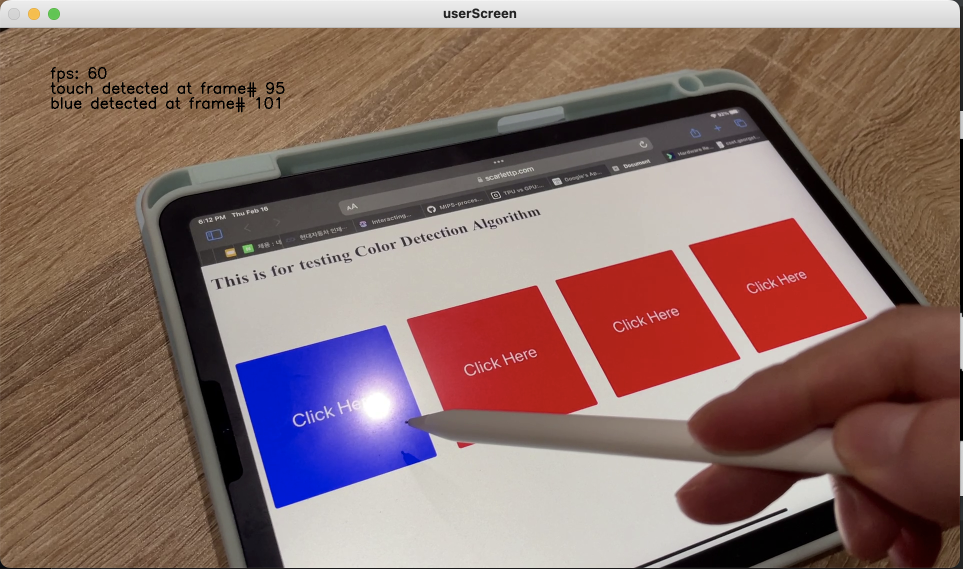
#> input picture img/tap_userInput.png, 1926 x 1138 px, given in place of nocase5.JPG, which was not available (shown at 1/2 size)
$ python order_coordinates.py   (older library calls are emulated)
#> lines starting #> are read from the running program, lines starting #| are printed output that depends on the picture; after the words box and inside, x2 and y2 are one past the last pixel; in counts of white or black regions, pixels touching at a corner belong together; pictures that were not available may be replaced by others from this repository, and a replacement may not be noted
# import the necessary packages
from __future__ import print_function
from scipy.spatial import distance as dist
from imutils import perspective
from imutils import contours
import numpy as np
import imutils
import cv2

def order_points(pts):
	# sort the points based on their x-coordinates
	xSorted = pts[np.argsort(pts[:, 0]), :]
	# grab the two left-most and two right-most points from the sorted
	# x-roodinate points
	leftMost = xSorted[:2, :]
	rightMost = xSorted[2:, :]
	# now, sort the left-most coordinates according to their
	# y-coordinates so we can grab the top-left and bottom-left
	# points, respectively
	leftMost = leftMost[np.argsort(leftMost[:, 1]), :]
	(tl, bl) = leftMost
	# now that we have the top-left coordinate, use it as an
	# anchor to calculate the Euclidean distance between the
	# top-left and right-most points; by the Pythagorean
	# theorem, the point with the largest distance will be
	# our bottom-right point
	D = dist.cdist(tl[np.newaxis], rightMost, "euclidean")[0]
	(br, tr) = rightMost[np.argsort(D)[::-1], :]
	# return the coordinates in top-left, top-right,
	# bottom-right, and bottom-left order
	return np.array([tl, tr, br, bl], dtype="float32")

def midpoint(ptA, ptB):
	return ((ptA[0] + ptB[0]) * 0.5, (ptA[1] + ptB[1]) * 0.5)

# load our input image, convert it to grayscale, and blur it slightly
path = 'photos/nocase5.JPG'
cap = cv2.VideoCapture('videos/IMG_2246.mov')

# while True:
# _, image = cap.read()
image = cv2.imread(path)
#> image is the input picture: shape (1138, 1926, 3); mean B, G, R 104.2, 109.4, 136.1
gray = cv2.cvtColor(image, cv2.COLOR_BGR2GRAY)
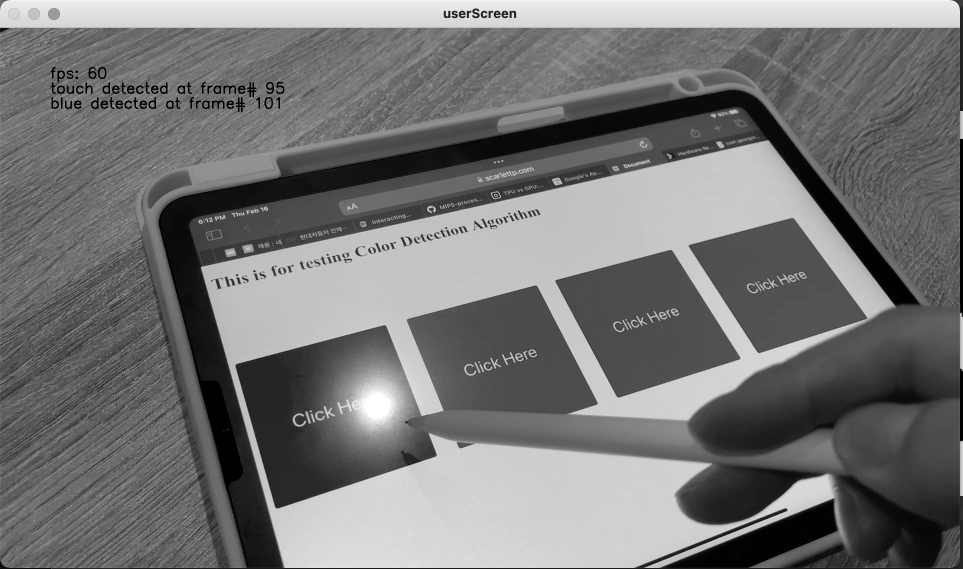
#> gray: shape (1138, 1926) (shown at 1/2 size); min 0, max 255, mean 116.8
gray = cv2.GaussianBlur(gray, (7, 7), 0)
# perform edge detection, then perform a dilation + erosion to
# close gaps in between object edges
edged = cv2.Canny(gray,200, 200)
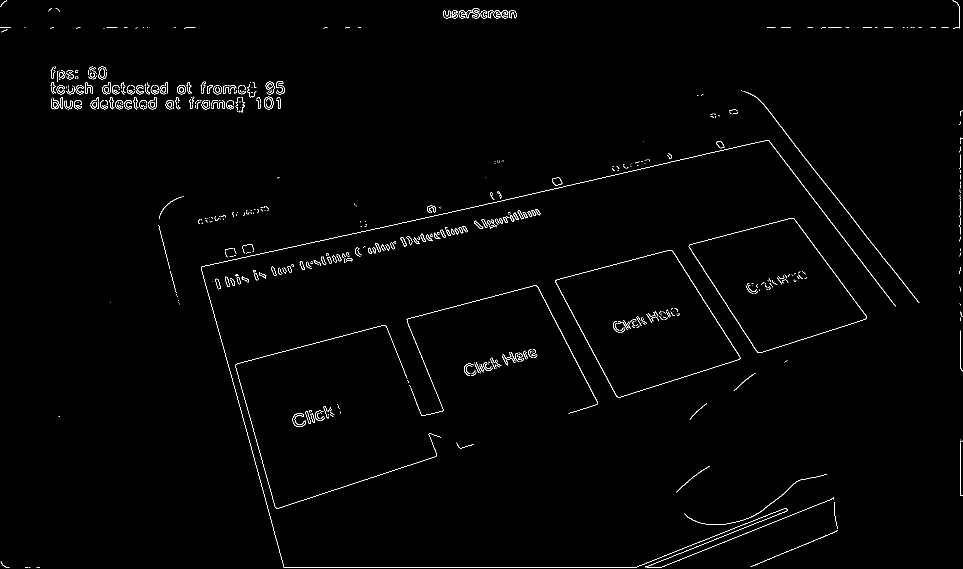
#> edged: shape (1138, 1926) (shown at 1/2 size); 0.98% white in thin lines or dots

edged = cv2.dilate(edged, None, iterations=5)
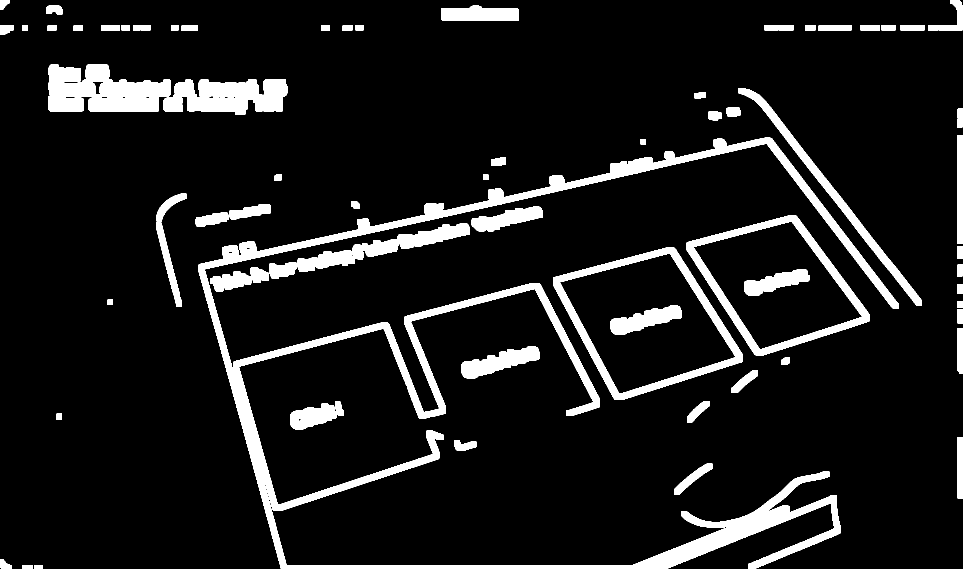
#> edged: shape (1138, 1926) (shown at 1/2 size); 10.1% white; 70 white regions, largest, box (x1, y1, x2, y2) and area: (397, 275, 1797, 1138) 88013, (96, 128, 341, 224) 16806, (1106, 495, 1486, 800) 14411

edged = cv2.erode(edged, None, iterations=1)
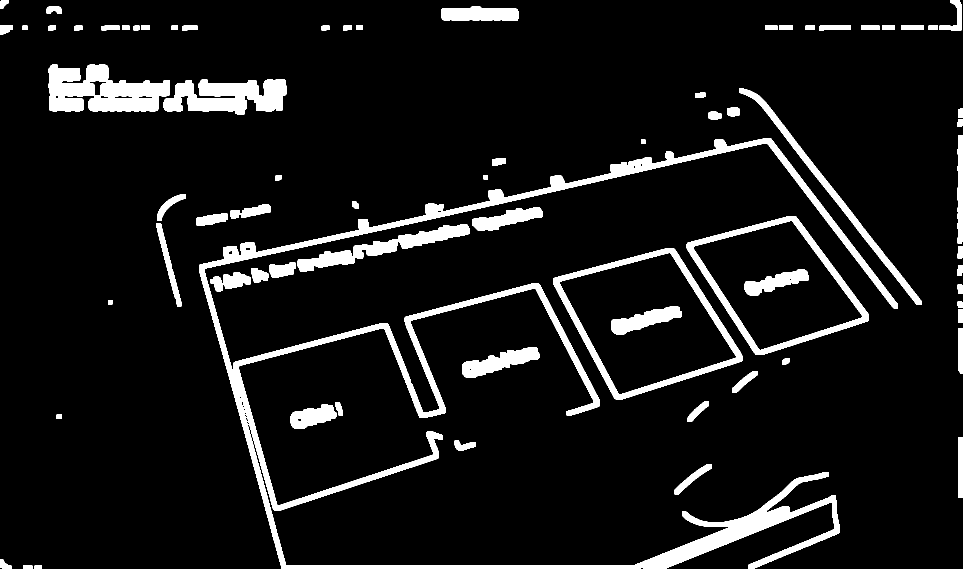
#> edged: shape (1138, 1926) (shown at 1/2 size); 8.6% white; 73 white regions


# cv2.imshow("edged", edged)
# find contours in the edge map
cnts = cv2.findContours(edged.copy(), cv2.RETR_EXTERNAL,
						cv2.CHAIN_APPROX_SIMPLE)
#> cnts = 71 contours; largest, box (x1, y1, x2, y2) and area: (1107, 496, 1485, 799) 69344, (398, 276, 1796, 1138) 68708, (1373, 432, 1738, 710) 59258, (97, 129, 340, 223) 15632, (327, 159, 574, 229) 11310
cnts = imutils.grab_contours(cnts)
pixelsPerMetric = None
# sort the contours from left-to-right and initialize the bounding box
# point colors
# (cnts, _) = contours.sort_contours(cnts)
finalContours = []
for c in cnts:
	area = cv2.contourArea(c)
	if area < 100:
		continue

	finalContours.append([area, c])
#> this loop made 71 passes
#> area on passes 3, 4, 5, 7, 8, 9, 10, 11, 12, 13, 14, 16: 245.5, 1056.5, 489.5, 80.5, 2789.5, 244, 617.5, 705, 143, 4287.5, 786, 106
#> (c, area) on passes 1, 2, 6, 15, 17, 33: ([[69, 1131], [69, 1137], [83, 1137], [83, 1131]], 84), ([[46, 1131], [46, 1137], [64, 1137], [64, 1131]], 108), ([[1916, 875], [1916, 995], [1925, 995], [1925, 875]], 1080), ([[1916, 619], [1916, 645], [1925, 645], [1925, 619]], 234), ([[216, 600], [216, 608], [224, 608], [224, 600]], 64), ([[967, 350], [967, 358], [975, 358], [975, 350]], 64)
#> after the loop, finalContours = 63 items

finalContours = sorted(finalContours, key = lambda x:x[0], reverse=True)
refObj = None
colors = ((0, 0, 255), (240, 0, 159), (255, 0, 0), (255, 255, 0))

# loop over the contours individually
for c in finalContours:
	# if the contour is not sufficiently large, ignore it
	# area = cv2.contourArea(c)
	# if area < 150:
	# 	continue
	# compute the rotated bounding box of the contour, then
	# draw the contours
	orig = image.copy()
	box = cv2.minAreaRect(c[1])
	box = cv2.cv.BoxPoints(box) if imutils.is_cv2() else cv2.boxPoints(box)
	box = np.array(box, dtype="int")
	# cv2.drawContours(image, [box], -1, (0, 255, 0), 2)
	# show the original coordinates
	# print("Object #{}:".format(i + 1))
	# print(box)

	# order the points in the contour such that they appear
	# in top-left, top-right, bottom-right, and bottom-left
	# order, then draw the outline of the rotated bounding
	# box
	box = order_points(box)
	cv2.drawContours(orig, [box.astype("int")], -1, (0, 255, 0), 2)


	# [7 lines of commented-out code are left out]
	for(x, y) in box:
		cv2.circle(orig, (int(x), int(y)), 5, (0, 0, 255), -1)
	# draw the object num at the top-left corner
	# cv2.putText(image, "Object #{}".format(i + 1),
	# 			(int(rect[0][0] - 15), int(rect[0][1] - 15)),
	# 			cv2.FONT_HERSHEY_SIMPLEX, 0.55, (255, 255, 255), 2)

	(tl, tr, br, bl) = box
	(tltrX, tltrY) = midpoint(tl, tr)
	(blbrX, blbrY) = midpoint(bl, br)

	(tlblX, tlblY) = midpoint(tl, bl)
	(trbrX, trbrY) = midpoint(tr, br)

	cv2.circle(orig, (int(tltrX), int(tltrY)), 5, (255, 0,0), -1)
	cv2.circle(orig, (int(blbrX), int(blbrY)), 5, (255, 0, 0), -1)
	cv2.circle(orig, (int(tlblX), int(tlblY)), 5, (255, 0, 0), -1)
	cv2.circle(orig, (int(trbrX), int(trbrY)), 5, (255, 0, 0), -1)

	cv2.line(orig, (int(tltrX), int(tltrY)), (int(blbrX), int(blbrY)),(255, 0, 255), 2)
	cv2.line(orig, (int(tlblX), int(tlblY)), (int(trbrX), int(trbrY)),(255, 0, 255), 2)

	# compute the Euclidean distance between the midpoints
	dA = dist.euclidean((tltrX, tltrY), (blbrX, blbrY))
	dB = dist.euclidean((tlblX, tlblY), (trbrX, trbrY))
	# if the pixels per metric has not been initialized, then
	# compute it as the ratio of pixels to supplied metric
	# (in this case, inches)
	if pixelsPerMetric is None:
		pixelsPerMetric = dB / 6.3

	dimA = dA / pixelsPerMetric
	dimB = dB / pixelsPerMetric
	# draw the object sizes on the image0
	cv2.putText(orig, "{:.1f}in".format(dimA),
		(int(tltrX - 15), int(tltrY - 10)), cv2.FONT_HERSHEY_SIMPLEX,
		0.65, (255, 255, 255), 2)
	cv2.putText(orig, "{:.1f}in".format(dimB),
		(int(trbrX + 10), int(trbrY)), cv2.FONT_HERSHEY_SIMPLEX,
		0.65, (255, 255, 255), 2)

	cv2.imshow("Image", orig)
	cv2.waitKey(0)
#> this loop made 63 passes
#> (box, D in order_points, tltrX, tltrY, blbrX, blbrY, tlblX, tlblY) on pass 1: ([[1101, 558], [1336, 433], [1489, 719], [1253, 844]], [266.2, 420.1], 1218.5, 495.5, 1371, 781.5, 1177, 701)
#> (box, D in order_points, tltrX, tltrY, blbrX, blbrY, tlblX, tlblY) on passes 2, 3, 6, 8, 10, 11: ([[390, 506], [1709, 217], [1892, 1052], [572, 1341]], [1350.3, 1598.2], 1049.5, 361.5, 1232, 1196.5, 481, 923.5), ([[1367, 489], [1563, 362], [1742, 637], [1546, 764]], [233.5, 403.1], 1465, 425.5, 1644, 700.5, 1456.5, 626.5), ([[591, 515], [934, 439], [941, 473], [599, 550]], [351.3, 352.5], 762.5, 477, 770, 511.5, 595, 532.5), ([[918, 726], [1071, 684], [1081, 718], [928, 760]], [158.7, 163.2], 994.5, 705, 1004.5, 739, 923, 743), ([[941, 438], [1079, 404], [1087, 435], [949, 469]], [142.1, 146], 1010, 421, 1018, 452, 945, 453.5), ([[575, 826], [665, 802], [675, 838], [585, 862]], [93.15, 100.7], 620, 814, 630, 850, 580, 844)
#> pass 1, `cv2.imshow("Image", orig)`:
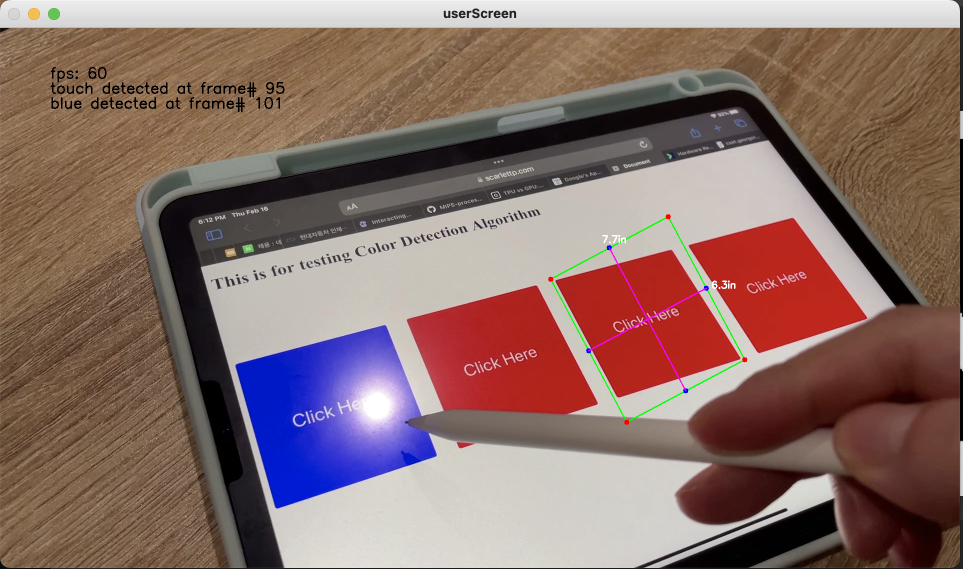
#> window 'Image': shape (1138, 1926, 3) (shown at 1/2 size); mean B, G, R 104.1, 109.4, 135.9
#> pass 2, `cv2.imshow("Image", orig)`:
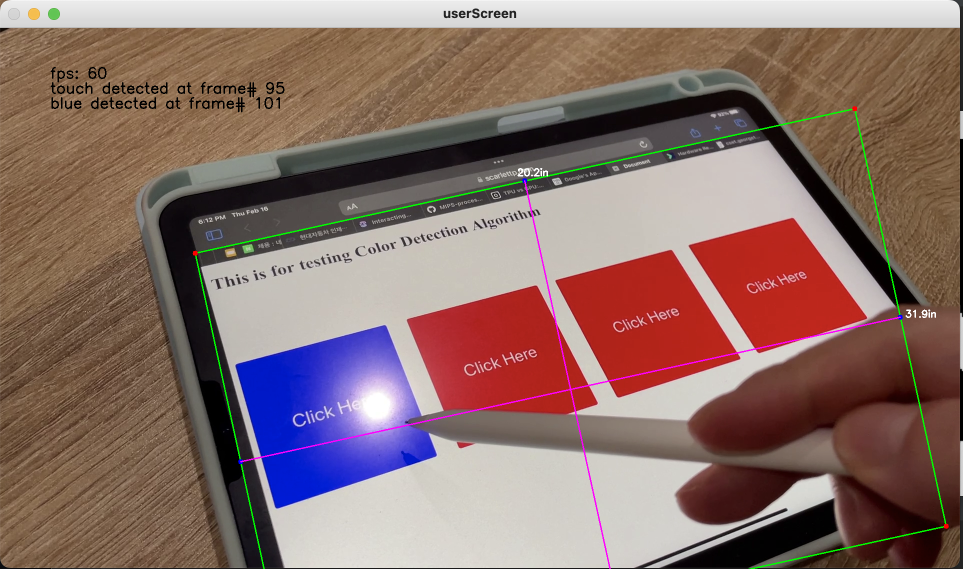
#> window 'Image': shape (1138, 1926, 3) (shown at 1/2 size); mean B, G, R 104.4, 110, 136.2

# [11 lines of commented-out code are left out]
